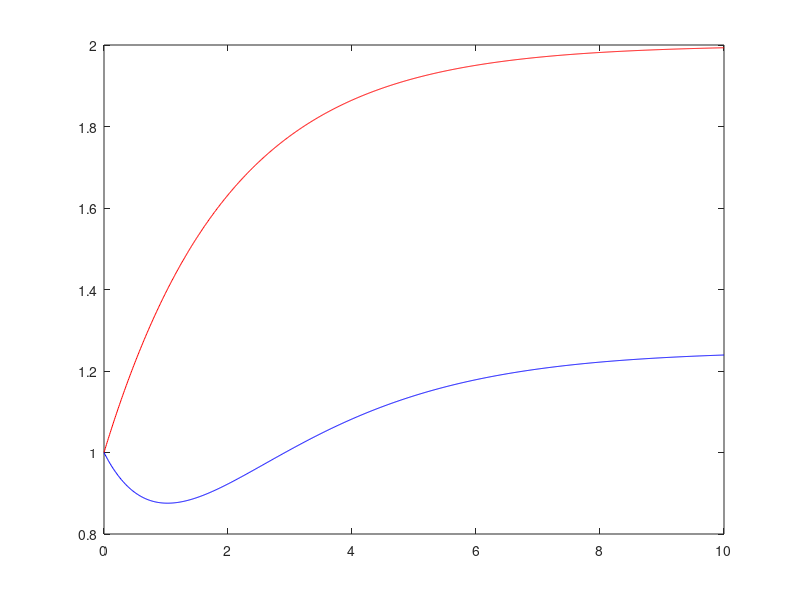
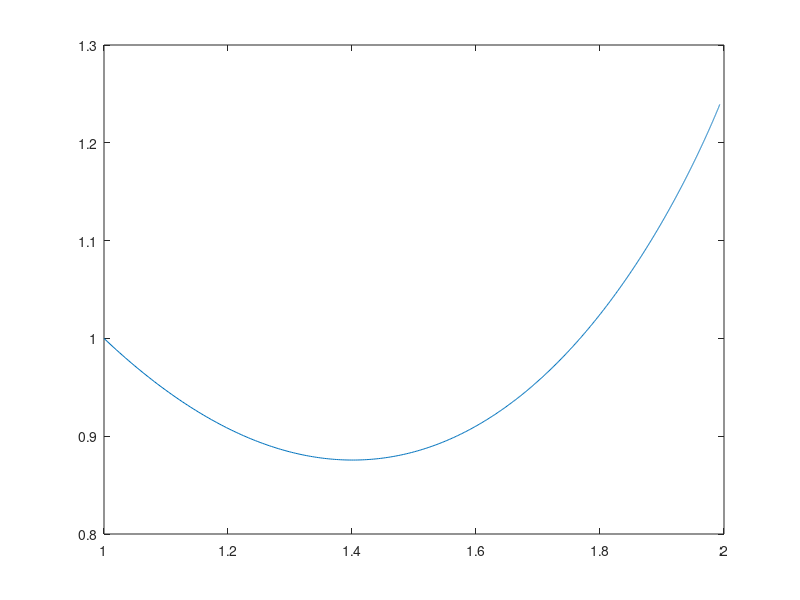

The MATLAB script that drew these images, in order: (Note: this script raises an error after producing the figures.)
%sistema idraulico: due serbatoi in cascata di sezione cilindrica 
%                   con superficie unitaria e afflusso u
% x_1: livello serbatoio monte  ==> x'_1 = - k_1 x_1 + u
% x_2: livello serbatoio valle  ==> x'_2 = k_1 x_1 - k_2 x_2
% y:   deflusso serbatoio valle ==>    y = k_2 x_2

clear all;

%parametri
k1=.5; % coeff. di deflusso del primo serbatoio
k2=.8; % coeff. di deflusso del secondo serbatoio

%matrici del sistema:
A=[-k1 0; k1 -k2]; % sistema di ordine 2: le due altezze idriche
B=[1; 0];          % 1 ingresso: afflusso al serbatoio di testa
C=[0 k2];          % 1 uscita: deflusso dal serbatoio di coda
D=0;               % sistema proprio

%sistema (e' una funzione del Control System Toolbox)
sys=ss(A,B,C,D); % State-Space model continuo

%orizzonte temporale della simulazione
t=0:0.01:10; % 1001 istanti di passo .01

%ingresso
u(1:length(t),1)=1; % occorre descriverne il valore su tutto l'orizzonte
ueq=1;

%condizione iniziale
x0=[1;1]; % valore dello stato (vettoriale) all'istante 0 della simulazione

[y,t,x]=lsim(sys,u,t,x0); % simulazione di un sistema lineare

plot(t,x(:,1),'r-'); % movimento della prima componente dello stato:
                     %  altezza idrica del primo serbatoio
hold on
plot(t,x(:,2),'b-'); % movimento della seconda componente dello stato:
                     %  altezza idrica del secondo serbatoio

figure;

plot(x(:,1),x(:,2)); % traiettoria

continuo
